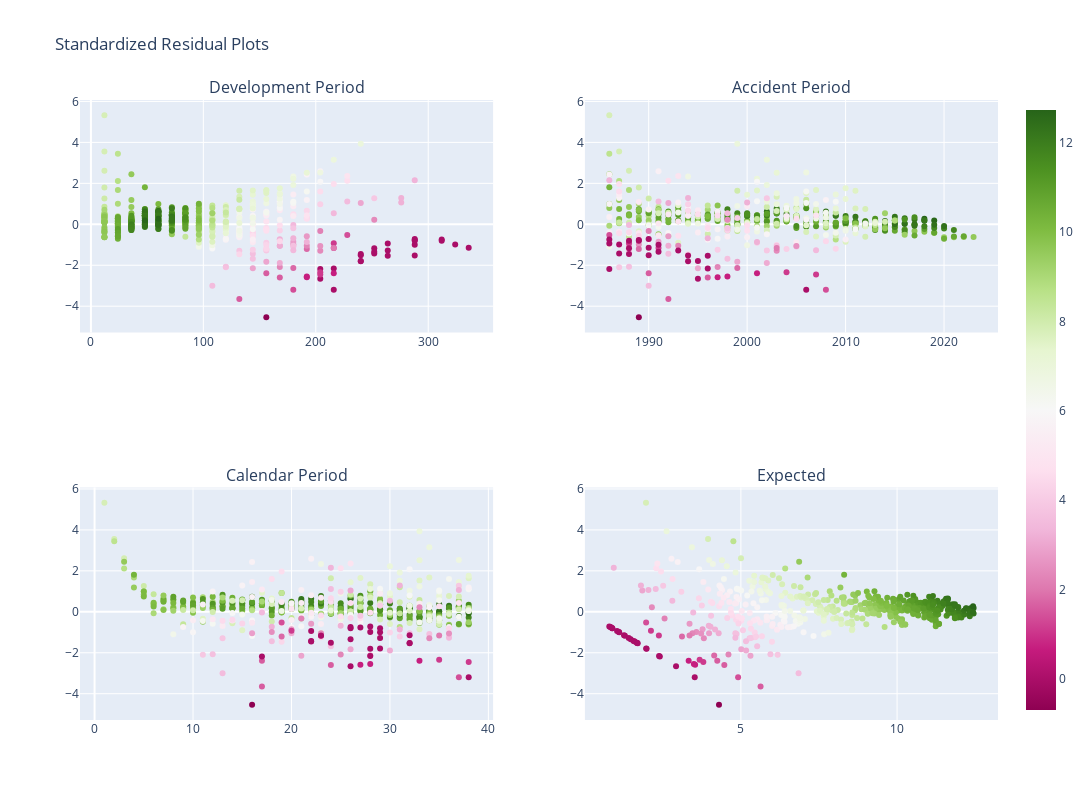

The cell this chart's notebook holds for it:
### Code cell
rky.icrfs.ResidualPlot(color_col='')

### Figure 1 — Plotly figure (JSON) as saved in the notebook; plotly's stock layout.template omitted (floating-point values rounded to 4 significant figures; data arrays with more than 128 entries replaced by an {"elided": "..."} marker saying what was removed)
{"data": [{"hovertemplate": "Development Period=%{x}<br>resid_std=%{y}<br>y=%{marker.color}<extra></extra>", "legendgroup": "", "marker": {"color": {"elided": "517 float values"}, "coloraxis": "coloraxis", "symbol": "circle"}, "mode": "markers", "name": "", "orientation": "v", "showlegend": false, "type": "scatter", "x": {"elided": "517 int values"}, "xaxis": "x", "y": {"elided": "517 float values"}, "yaxis": "y"}, {"hovertemplate": "Accident Period=%{x}<br>resid_std=%{y}<br>y=%{marker.color}<extra></extra>", "legendgroup": "", "marker": {"color": {"elided": "517 float values"}, "coloraxis": "coloraxis", "symbol": "circle"}, "mode": "markers", "name": "", "orientation": "v", "showlegend": false, "type": "scatter", "x": {"elided": "517 int values"}, "xaxis": "x2", "y": {"elided": "517 float values"}, "yaxis": "y2"}, {"hovertemplate": "Calendar Period=%{x}<br>resid_std=%{y}<br>y=%{marker.color}<extra></extra>", "legendgroup": "", "marker": {"color": {"elided": "517 float values"}, "coloraxis": "coloraxis", "symbol": "circle"}, "mode": "markers", "name": "", "orientation": "v", "showlegend": false, "type": "scatter", "x": {"elided": "517 int values"}, "xaxis": "x3", "y": {"elided": "517 float values"}, "yaxis": "y3"}, {"hovertemplate": "yhat=%{x}<br>resid_std=%{y}<br>y=%{marker.color}<extra></extra>", "legendgroup": "", "marker": {"color": {"elided": "517 float values"}, "coloraxis": "coloraxis", "symbol": "circle"}, "mode": "markers", "name": "", "orientation": "v", "showlegend": false, "type": "scatter", "x": {"elided": "517 float values"}, "xaxis": "x4", "y": {"elided": "517 float values"}, "yaxis": "y4"}], "layout": {"annotations": [{"font": {"size": 16}, "showarrow": false, "text": "Development Period", "x": 0.225, "xanchor": "center", "xref": "paper", "y": 1, "yanchor": "bottom", "yref": "paper"}, {"font": {"size": 16}, "showarrow": false, "text": "Accident Period", "x": 0.775, "xanchor": "center", "xref": "paper", "y": 1, "yanchor": "bottom", "yref": "paper"}, {"font": {"size": 16}, "showarrow": false, "text": "Calendar Period", "x": 0.225, "xanchor": "center", "xref": "paper", "y": 0.375, "yanchor": "bottom", "yref": "paper"}, {"font": {"size": 16}, "showarrow": false, "text": "Expected", "x": 0.775, "xanchor": "center", "xref": "paper", "y": 0.375, "yanchor": "bottom", "yref": "paper"}], "height": 800, "title": {"text": "Standardized Residual Plots"}, "width": 1200, "xaxis": {"anchor": "y", "domain": [0, 0.45]}, "xaxis2": {"anchor": "y2", "domain": [0.55, 1]}, "xaxis3": {"anchor": "y3", "domain": [0, 0.45]}, "xaxis4": {"anchor": "y4", "domain": [0.55, 1]}, "yaxis": {"anchor": "x", "domain": [0.625, 1]}, "yaxis2": {"anchor": "x2", "domain": [0.625, 1]}, "yaxis3": {"anchor": "x3", "domain": [0, 0.375]}, "yaxis4": {"anchor": "x4", "domain": [0, 0.375]}}}
